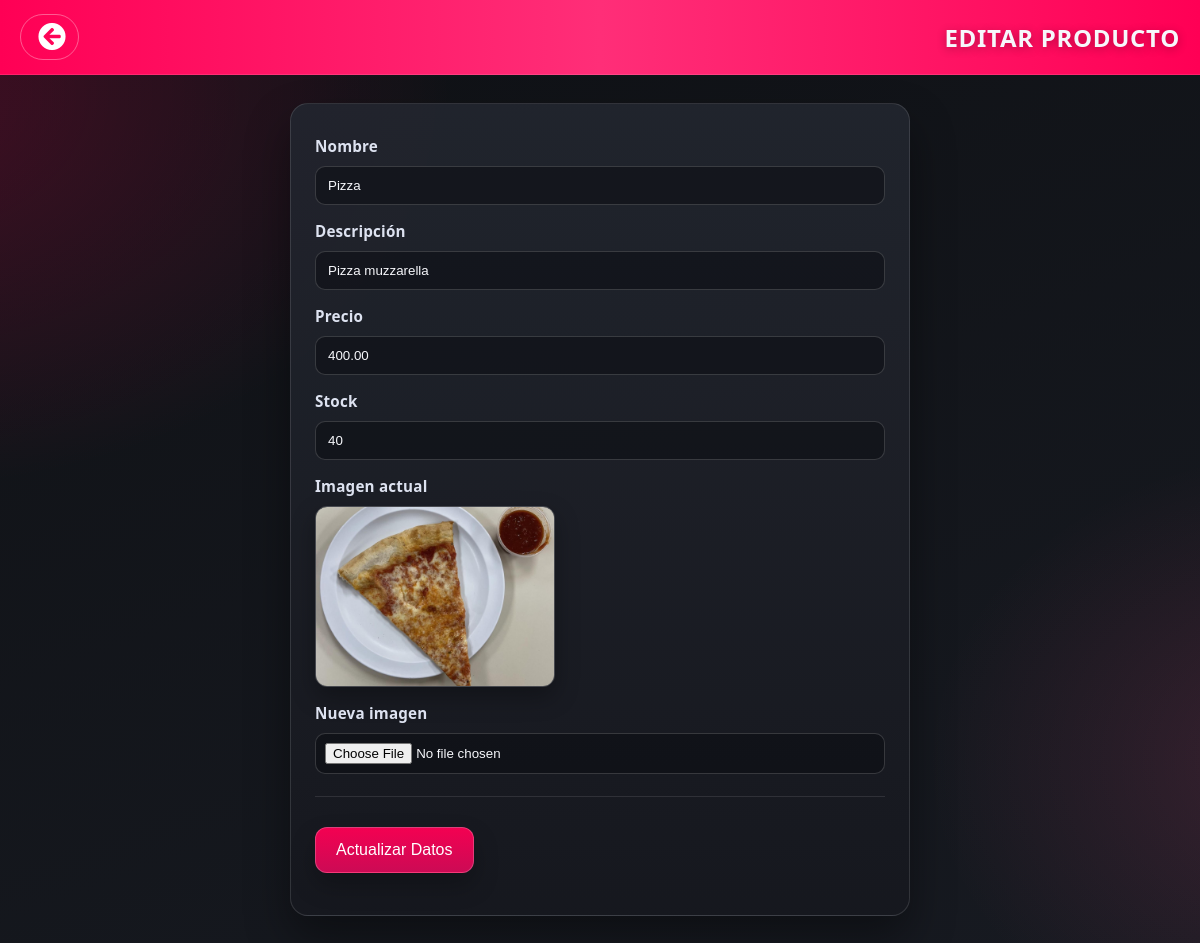
The app's page /MVCsix1.0/update.php?ID=2 (signed in) with its own data.
### tables this page shows
CREATE TABLE productos (
    id_producto INT AUTO_INCREMENT PRIMARY KEY,
    nombre VARCHAR(100) NOT NULL,
    descripcion TEXT,
    precio DECIMAL(10,2) NOT NULL,
    stock INT NOT NULL DEFAULT 0,
    img VARCHAR(255),
    id_categoria INT,
    estado ENUM('Activo','Inactivo') NOT NULL DEFAULT 'Activo',
    creado_en TIMESTAMP NOT NULL DEFAULT CURRENT_TIMESTAMP,
    actualizado_en TIMESTAMP NOT NULL DEFAULT CURRENT_TIMESTAMP ON UPDATE CURRENT_TIMESTAMP,
    CONSTRAINT fk_productos_categoria FOREIGN KEY (id_categoria) REFERENCES categorias(id_categoria)
        ON DELETE SET NULL ON UPDATE CASCADE,
    CONSTRAINT chk_productos_precio CHECK (precio > 0),
    CONSTRAINT chk_productos_stock CHECK (stock >= 0),
    INDEX idx_productos_estado (estado),
    INDEX idx_productos_id_categoria (id_categoria)
);

### src/Support/Autoload.php (called while the page is built, shortened)
<?php
spl_autoload_register(function ($class) {
    $prefix = 'App\\';
    $relative = substr($class, strlen($prefix));
    $path = __DIR__ . '/../' . str_replace('\\', '/', $relative) . '.php';
});

### src/Support/Database.php (called while the page is built, shortened)
<?php
class Database
{
    private static $connection = null;
    public static function config(array $overrides = array())
    {
        $config = array(
            'host' => getenv('APP_DB_HOST') ?: 'localhost',
            'user' => getenv('APP_DB_USER') ?: 'root',
            'password' => getenv('APP_DB_PASSWORD') ?: '',
            'database' => getenv('APP_DB_NAME') ?: 'ProyectoMagnus',
            'charset' => getenv('APP_DB_CHARSET') ?: 'utf8mb4',
        );
        return $config;
    }
    public static function connect(array $overrides = array())
    {
        if (self::$connection === null) {
            self::$connection = self::createConnection($overrides);
        }
        return self::$connection;
    }
    private static function createConnection(array $overrides)
    {
        $config = self::config($overrides);
        $connection = mysqli_connect(
            (string) $config['host'],
            (string) $config['user'],
            (string) $config['password'],
            (string) $config['database']
        );
        if ($connection && !empty($config['charset'])) {
            mysqli_set_charset($connection, (string) $config['charset']);
        }
        return $connection;
    }
}

### MVCsix1.0/Producto.php (called while the page is built, shortened)
<?php
class Producto
{
    private $servicio;
    public function __construct()
    {
        $this->servicio = new App\Services\ProductoService();
    }
    public function BuscarProducto($idProducto)
    {
        return $this->find($idProducto);
    }
    public function find($idProducto)
    {
        return $this->servicio->buscar($idProducto);
    }
}

### src/Services/ProductoService.php (called while the page is built, shortened)
<?php
class ProductoService
{
    private $repositorio;
    public function __construct(ProductoRepository $repositorio = null)
    {
        $this->repositorio = $repositorio ?: new ProductoRepository();
    }
    public function buscar($idProducto) { return (int) $idProducto > 0 ? $this->repositorio->buscar((int) $idProducto) : null; }
}

### src/Repositories/ProductoRepository.php (called while the page is built, shortened)
<?php
class ProductoRepository
{
    private $connection;
    public function __construct($connection = null)
    {
        $this->connection = $connection ?: Database::connect();
    }
    public function buscar($idProducto)
    {
        $stmt = mysqli_prepare($this->connection, 'SELECT id_producto, nombre, descripcion, precio, stock, img, id_categoria, estado FROM productos WHERE id_producto = ? LIMIT 1');
        mysqli_stmt_bind_param($stmt, 'i', $idProducto);
        mysqli_stmt_execute($stmt);
        $result = mysqli_stmt_get_result($stmt);
        $producto = $result ? mysqli_fetch_assoc($result) : null;
        return $producto ?: null;
    }
}

### MVCsix1.0/update.php (the view, shortened to what this page needs)
<?php
$IDProducto = filter_input(INPUT_GET, 'ID', FILTER_VALIDATE_INT);
require_once "Producto.php";
$producto = new Producto();
$datosProducto = $producto->BuscarProducto($IDProducto);
$updateCssVersion = @filemtime(__DIR__ . '/../estilos/update.css') ?: time();
function h($value)
{
    return htmlspecialchars((string) $value, ENT_QUOTES, 'UTF-8');
}
function resolverRutaImagen($ruta, $nombreProducto = '')
{
  $ruta = trim((string) $ruta);
  $nombre = mb_strtolower((string) $nombreProducto, 'UTF-8');
  $imagenesEspecificas = array(
    'hamburguesa bacon' => 'files/ham2.png',
    'cheeseburger' => 'files/ham5.png',
    'hamburguesa' => 'img/default_hamburguesa_hq.jpg',
    'pizza' => 'img/default_pizza_hq.jpg',
    'coca cola' => 'img/coca-orig.jpeg',
    'coca' => 'img/coca-orig.jpeg',
    'cola' => 'img/coca-orig.jpeg',
    'agua' => 'img/agua_hq.jpg',
    'papas fritas' => 'files/papas.png',
    'papas' => 'files/papas.png',
    'helado vainilla' => 'files/Helado.jpg',
    'helado' => 'files/Helado.jpg',
    'nuggets' => 'img/nuggets_pollo_real.jpg',
    'jugo de naranja' => 'img/jugo_naranja_real.jpg',
    'jugo' => 'img/jugo_naranja_real.jpg'
  );
  foreach ($imagenesEspecificas as $keyword => $rutaEspecifica) {
    if (mb_strpos($nombre, $keyword) !== false && is_file(__DIR__ . '/' . $rutaEspecifica)) {
      return $rutaEspecifica;
    }
  }
  return null;
}
$imgActualUrl = resolverRutaImagen($datosProducto['img'] ?? '', $datosProducto['nombre'] ?? '');
?>
<!DOCTYPE html>
<html lang="en">
<head>
<link rel="stylesheet" type="text/css" href="../estilos/update.css?v=<?php echo $updateCssVersion; ?>">
<link rel="stylesheet" href="https://cdnjs.cloudflare.com/ajax/libs/font-awesome/5.15.3/css/all.min.css">
</head>
<body>
<header>
<a class="Atras" href="index.php">
  <i class="fas fa-arrow-circle-left" style="margin-left: 5px;"></i>
</a>
<h1>Editar Producto</h1>
</header>
<div class="contenido">
  <form method="post" action="InterfazProducto.php" enctype="multipart/form-data">
    <label>Nombre</label>
    <input type="text" name="Nombre" id="Nombre" class="form-control" maxlength="100" required value="<?php echo h($datosProducto['nombre']); ?>">
    <label>Descripción</label>
    <input type="text" name="Descripcion" id="Descripcion" class="form-control" maxlength="100" required value="<?php echo h($datosProducto['descripcion']); ?>">
    <label>Precio</label>
    <input type="number" step="0.01" name="Precio" id="Precio" class="form-control" maxlength="100" required value="<?php echo h($datosProducto['precio']); ?>">
    <label>Stock</label>
    <input type="number" name="Stock" id="Stock" class="form-control" maxlength="100" required value="<?php echo h($datosProducto['stock']); ?>">
    <label>Imagen actual</label>
    <?php if (!empty($imgActualUrl)) { ?>
      <img class="preview-image" src="<?php echo h($imgActualUrl); ?>" alt="<?php echo h($datosProducto['nombre']); ?>">
    <?php } else { ?>
      <p class="preview-empty">No hay imagen cargada.</p>
    <?php } ?>
    <label>Nueva imagen</label>
    <input type="file" name="fileTest" id="fileTest" accept="image/*">
    <hr>
    <p><input class="boton" type="submit" name="submit" value="Actualizar Datos"></p>
  </form>
</div>
</body>
</html>

### estilos/update.css (style rules this page uses)
:root { --bg-main: #0f1115; --bg-soft: #171a21; --panel-top: rgba(34, 37, 46, 0.95); --panel-bottom: rgba(22, 24, 31, 0.95); --accent: #ff0055; --accent-soft: #ff4d8a; --text: #f6f7fb; --muted: #b8bfd1; --line: rgba(255, 255, 255, 0.12); }
* { box-sizing: border-box; }
body { margin: 0; min-height: 100vh; color: var(--text); font-family: "Segoe UI", Tahoma, Geneva, Verdana, sans-serif; background: radial-gradient(55rem 38rem at -10% 10%, rgba(255, 0, 85, 0.22), transparent 65%), radial-gradient(35rem 28rem at 110% 80%, rgba(255, 77, 138, 0.16), transparent 70%), linear-gradient(160deg, var(--bg-main), var(--bg-soft)); }
header { min-height: 72px; padding: 14px 20px; display: flex; align-items: center; justify-content: space-between; gap: 10px; border-bottom: 1px solid var(--line); background: linear-gradient(90deg, #ff0055, #ff2e78 50%, #ff0055); }
h1 { margin: 0; font-size: clamp(1.2rem, 2vw, 1.8rem); letter-spacing: 0.7px; text-transform: uppercase; text-shadow: 0 2px 10px rgba(0, 0, 0, 0.3); }
.Atras { min-height: 42px; display: inline-flex; align-items: center; justify-content: center; padding: 8px 12px; color: #fff; text-decoration: none; border-radius: 999px; border: 1px solid rgba(255, 255, 255, 0.35); transition: transform 0.2s ease, background-color 0.2s ease; }
.Atras i { font-size: 28px; }
.contenido { width: min(960px, 94%); margin: 28px auto 36px; }
form { width: min(620px, 100%); margin: 0 auto; padding: 26px 24px; border-radius: 18px; border: 1px solid var(--line); background: linear-gradient(180deg, var(--panel-top), var(--panel-bottom)); box-shadow: 0 22px 44px rgba(0, 0, 0, 0.38); display: flex; flex-direction: column; gap: 10px; }
label { margin-top: 6px; font-size: 0.95rem; font-weight: 600; color: #dde2f0; letter-spacing: 0.2px; }
.form-control, input[type="file"] { width: 100%; padding: 11px 12px; border-radius: 10px; border: 1px solid rgba(255, 255, 255, 0.16); background: rgba(12, 14, 19, 0.55); color: var(--text); transition: border-color 0.2s ease, box-shadow 0.2s ease; }
input[type="file"] { padding: 9px; }
.preview-image { width: min(240px, 100%); max-height: 220px; object-fit: cover; border-radius: 12px; border: 1px solid rgba(255, 255, 255, 0.2); box-shadow: 0 10px 24px rgba(0, 0, 0, 0.3); }
hr { width: 100%; margin: 12px 0 4px; border: 0; border-top: 1px solid rgba(255, 255, 255, 0.1); }
.boton { min-height: 46px; padding: 12px 20px; border: 1px solid rgba(255, 255, 255, 0.22); border-radius: 12px; color: #fff; font-size: 1rem; cursor: pointer; background: linear-gradient(180deg, rgba(255, 0, 85, 0.95), rgba(214, 10, 88, 0.95)); box-shadow: 0 12px 24px rgba(0, 0, 0, 0.25); transition: transform 0.2s ease, filter 0.2s ease; }

### records on screen
productos: Nombre "Pizza", Descripcion "Pizza muzzarella", Precio "400.00", Stock "40"
